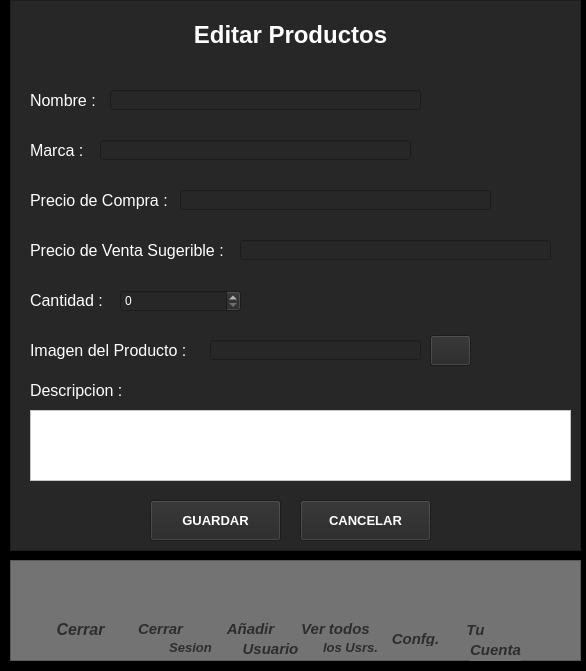
<?xml version="1.0" encoding="UTF-8"?>
<ui version="4.0">
 <class>Nuevo_producto</class>
 <widget class="QWidget" name="Nuevo_producto">
  <property name="geometry">
   <rect>
    <x>0</x>
    <y>0</y>
    <width>586</width>
    <height>671</height>
   </rect>
  </property>
  <property name="windowTitle">
   <string>Editar Producto</string>
  </property>
  <property name="styleSheet">
   <string notr="true">background-color: rgb(0, 0, 0);
</string>
  </property>
  <widget class="QFrame" name="frame">
   <property name="geometry">
    <rect>
     <x>10</x>
     <y>0</y>
     <width>571</width>
     <height>551</height>
    </rect>
   </property>
   <property name="styleSheet">
    <string notr="true">background-color: rgb(39, 39, 39);</string>
   </property>
   <property name="frameShape">
    <enum>QFrame::StyledPanel</enum>
   </property>
   <property name="frameShadow">
    <enum>QFrame::Raised</enum>
   </property>
   <widget class="QLabel" name="label">
    <property name="geometry">
     <rect>
      <x>140</x>
      <y>20</y>
      <width>281</width>
      <height>31</height>
     </rect>
    </property>
    <property name="text">
     <string>&lt;html&gt;&lt;head/&gt;&lt;body&gt;&lt;p align=&quot;center&quot;&gt;&lt;span style=&quot; font-size:18pt; font-weight:600; color:#ffffff;&quot;&gt;Editar Productos&lt;/span&gt;&lt;/p&gt;&lt;/body&gt;&lt;/html&gt;</string>
    </property>
   </widget>
   <widget class="QLabel" name="label_2">
    <property name="geometry">
     <rect>
      <x>20</x>
      <y>90</y>
      <width>111</width>
      <height>21</height>
     </rect>
    </property>
    <property name="font">
     <font>
      <pointsize>12</pointsize>
     </font>
    </property>
    <property name="styleSheet">
     <string notr="true">color: rgb(255, 255, 255);</string>
    </property>
    <property name="text">
     <string>Nombre :</string>
    </property>
   </widget>
   <widget class="QLabel" name="label_13">
    <property name="geometry">
     <rect>
      <x>20</x>
      <y>140</y>
      <width>111</width>
      <height>21</height>
     </rect>
    </property>
    <property name="font">
     <font>
      <pointsize>12</pointsize>
     </font>
    </property>
    <property name="styleSheet">
     <string notr="true">color: rgb(255, 255, 255);</string>
    </property>
    <property name="text">
     <string>Marca :</string>
    </property>
   </widget>
   <widget class="QLabel" name="label_14">
    <property name="geometry">
     <rect>
      <x>20</x>
      <y>190</y>
      <width>161</width>
      <height>21</height>
     </rect>
    </property>
    <property name="font">
     <font>
      <pointsize>12</pointsize>
     </font>
    </property>
    <property name="styleSheet">
     <string notr="true">color: rgb(255, 255, 255);</string>
    </property>
    <property name="text">
     <string>Precio de Compra :</string>
    </property>
   </widget>
   <widget class="QLabel" name="label_15">
    <property name="geometry">
     <rect>
      <x>20</x>
      <y>240</y>
      <width>221</width>
      <height>21</height>
     </rect>
    </property>
    <property name="font">
     <font>
      <pointsize>12</pointsize>
     </font>
    </property>
    <property name="styleSheet">
     <string notr="true">color: rgb(255, 255, 255);</string>
    </property>
    <property name="text">
     <string>Precio de Venta Sugerible :</string>
    </property>
   </widget>
   <widget class="QLabel" name="label_16">
    <property name="geometry">
     <rect>
      <x>20</x>
      <y>290</y>
      <width>81</width>
      <height>21</height>
     </rect>
    </property>
    <property name="font">
     <font>
      <pointsize>12</pointsize>
     </font>
    </property>
    <property name="styleSheet">
     <string notr="true">color: rgb(255, 255, 255);</string>
    </property>
    <property name="text">
     <string>Cantidad :</string>
    </property>
   </widget>
   <widget class="QLabel" name="label_17">
    <property name="geometry">
     <rect>
      <x>20</x>
      <y>340</y>
      <width>171</width>
      <height>21</height>
     </rect>
    </property>
    <property name="font">
     <font>
      <pointsize>12</pointsize>
     </font>
    </property>
    <property name="styleSheet">
     <string notr="true">color: rgb(255, 255, 255);</string>
    </property>
    <property name="text">
     <string>Imagen del Producto :</string>
    </property>
   </widget>
   <widget class="QLineEdit" name="Nombre">
    <property name="geometry">
     <rect>
      <x>100</x>
      <y>90</y>
      <width>311</width>
      <height>20</height>
     </rect>
    </property>
    <property name="styleSheet">
     <string notr="true">color: rgb(255, 255, 255);</string>
    </property>
   </widget>
   <widget class="QLineEdit" name="Marca">
    <property name="geometry">
     <rect>
      <x>90</x>
      <y>140</y>
      <width>311</width>
      <height>20</height>
     </rect>
    </property>
    <property name="styleSheet">
     <string notr="true">color: rgb(255, 255, 255);</string>
    </property>
   </widget>
   <widget class="QLineEdit" name="Precio_compra">
    <property name="geometry">
     <rect>
      <x>170</x>
      <y>190</y>
      <width>311</width>
      <height>20</height>
     </rect>
    </property>
    <property name="styleSheet">
     <string notr="true">color: rgb(255, 255, 255);</string>
    </property>
   </widget>
   <widget class="QLineEdit" name="Preci_sugerido">
    <property name="geometry">
     <rect>
      <x>230</x>
      <y>240</y>
      <width>311</width>
      <height>20</height>
     </rect>
    </property>
    <property name="styleSheet">
     <string notr="true">color: rgb(255, 255, 255);</string>
    </property>
   </widget>
   <widget class="QLineEdit" name="img_producto">
    <property name="geometry">
     <rect>
      <x>200</x>
      <y>340</y>
      <width>211</width>
      <height>20</height>
     </rect>
    </property>
    <property name="styleSheet">
     <string notr="true">color: rgb(255, 255, 255);</string>
    </property>
   </widget>
   <widget class="QSpinBox" name="Cantidad">
    <property name="geometry">
     <rect>
      <x>110</x>
      <y>290</y>
      <width>121</width>
      <height>22</height>
     </rect>
    </property>
    <property name="styleSheet">
     <string notr="true">color: rgb(255, 255, 255);</string>
    </property>
   </widget>
   <widget class="QPushButton" name="b">
    <property name="geometry">
     <rect>
      <x>420</x>
      <y>335</y>
      <width>41</width>
      <height>31</height>
     </rect>
    </property>
    <property name="styleSheet">
     <string notr="true">color: rgb(255, 255, 255);</string>
    </property>
    <property name="text">
     <string/>
    </property>
    <property name="icon">
     <iconset>
      <normaloff>../assets/icons/new/lupa.png</normaloff>../assets/icons/new/lupa.png</iconset>
    </property>
   </widget>
   <widget class="QLabel" name="label_18">
    <property name="geometry">
     <rect>
      <x>20</x>
      <y>380</y>
      <width>171</width>
      <height>21</height>
     </rect>
    </property>
    <property name="font">
     <font>
      <pointsize>12</pointsize>
     </font>
    </property>
    <property name="styleSheet">
     <string notr="true">color: rgb(255, 255, 255);</string>
    </property>
    <property name="text">
     <string>Descripcion :</string>
    </property>
   </widget>
   <widget class="QPlainTextEdit" name="descripcion">
    <property name="geometry">
     <rect>
      <x>20</x>
      <y>410</y>
      <width>541</width>
      <height>71</height>
     </rect>
    </property>
    <property name="styleSheet">
     <string notr="true">background-color: rgb(255, 255, 255);</string>
    </property>
   </widget>
   <widget class="QPushButton" name="agregar">
    <property name="geometry">
     <rect>
      <x>140</x>
      <y>500</y>
      <width>131</width>
      <height>41</height>
     </rect>
    </property>
    <property name="font">
     <font>
      <pointsize>10</pointsize>
      <weight>75</weight>
      <bold>true</bold>
     </font>
    </property>
    <property name="styleSheet">
     <string notr="true">color: rgb(255, 255, 255);</string>
    </property>
    <property name="text">
     <string>GUARDAR</string>
    </property>
    <property name="icon">
     <iconset>
      <normaloff>../assets/icons/new/art_pint/anadir-al-carrito.png</normaloff>../assets/icons/new/art_pint/anadir-al-carrito.png</iconset>
    </property>
    <property name="iconSize">
     <size>
      <width>35</width>
      <height>35</height>
     </size>
    </property>
   </widget>
   <widget class="QPushButton" name="Cancelar">
    <property name="geometry">
     <rect>
      <x>290</x>
      <y>500</y>
      <width>131</width>
      <height>41</height>
     </rect>
    </property>
    <property name="font">
     <font>
      <pointsize>10</pointsize>
      <weight>75</weight>
      <bold>true</bold>
     </font>
    </property>
    <property name="styleSheet">
     <string notr="true">color: rgb(255, 255, 255);</string>
    </property>
    <property name="text">
     <string>CANCELAR</string>
    </property>
   </widget>
   <widget class="QLabel" name="label_19">
    <property name="geometry">
     <rect>
      <x>470</x>
      <y>310</y>
      <width>81</width>
      <height>71</height>
     </rect>
    </property>
    <property name="text">
     <string/>
    </property>
    <property name="pixmap">
     <pixmap>../assets/img_ui/producto_default.png</pixmap>
    </property>
    <property name="scaledContents">
     <bool>true</bool>
    </property>
   </widget>
  </widget>
  <widget class="QFrame" name="frame_2">
   <property name="geometry">
    <rect>
     <x>10</x>
     <y>560</y>
     <width>571</width>
     <height>101</height>
    </rect>
   </property>
   <property name="styleSheet">
    <string notr="true">background-color: rgb(115, 115, 115);</string>
   </property>
   <property name="frameShape">
    <enum>QFrame::StyledPanel</enum>
   </property>
   <property name="frameShadow">
    <enum>QFrame::Raised</enum>
   </property>
   <widget class="QPushButton" name="Your_users">
    <property name="geometry">
     <rect>
      <x>460</x>
      <y>10</y>
      <width>51</width>
      <height>51</height>
     </rect>
    </property>
    <property name="cursor">
     <cursorShape>PointingHandCursor</cursorShape>
    </property>
    <property name="styleSheet">
     <string notr="true">QPushButton:hover
{
	border-style: solid;
   	background-color:#bbdefb;

}

QPushButton:pressed
{
	 	background-color:#0069c0;
}</string>
    </property>
    <property name="text">
     <string/>
    </property>
    <property name="icon">
     <iconset>
      <normaloff>../assets/icons/new/art_pint/usuario (2).png</normaloff>../assets/icons/new/art_pint/usuario (2).png</iconset>
    </property>
    <property name="iconSize">
     <size>
      <width>40</width>
      <height>40</height>
     </size>
    </property>
    <property name="flat">
     <bool>true</bool>
    </property>
   </widget>
   <widget class="QPushButton" name="More_users">
    <property name="geometry">
     <rect>
      <x>300</x>
      <y>10</y>
      <width>51</width>
      <height>51</height>
     </rect>
    </property>
    <property name="cursor">
     <cursorShape>PointingHandCursor</cursorShape>
    </property>
    <property name="styleSheet">
     <string notr="true">QPushButton:hover
{
	border-style: solid;
   	background-color:#bbdefb;

}

QPushButton:pressed
{
	 	background-color:#0069c0;
}</string>
    </property>
    <property name="text">
     <string/>
    </property>
    <property name="icon">
     <iconset>
      <normaloff>../assets/icons/new/art_pint/grupo.png</normaloff>../assets/icons/new/art_pint/grupo.png</iconset>
    </property>
    <property name="iconSize">
     <size>
      <width>40</width>
      <height>40</height>
     </size>
    </property>
    <property name="flat">
     <bool>true</bool>
    </property>
   </widget>
   <widget class="QPushButton" name="Close_Main">
    <property name="geometry">
     <rect>
      <x>50</x>
      <y>10</y>
      <width>51</width>
      <height>51</height>
     </rect>
    </property>
    <property name="cursor">
     <cursorShape>PointingHandCursor</cursorShape>
    </property>
    <property name="styleSheet">
     <string notr="true">QPushButton:hover
{
	border-style: solid;
   	background-color:#bbdefb;

}

QPushButton:pressed
{
	 	background-color:#0069c0;
}</string>
    </property>
    <property name="text">
     <string/>
    </property>
    <property name="icon">
     <iconset>
      <normaloff>../assets/icons/new/art_pint/eliminar.png</normaloff>../assets/icons/new/art_pint/eliminar.png</iconset>
    </property>
    <property name="iconSize">
     <size>
      <width>40</width>
      <height>40</height>
     </size>
    </property>
    <property name="flat">
     <bool>true</bool>
    </property>
   </widget>
   <widget class="QPushButton" name="New_Users">
    <property name="geometry">
     <rect>
      <x>220</x>
      <y>10</y>
      <width>51</width>
      <height>51</height>
     </rect>
    </property>
    <property name="cursor">
     <cursorShape>PointingHandCursor</cursorShape>
    </property>
    <property name="styleSheet">
     <string notr="true">QPushButton:hover
{
	border-style: solid;
   	background-color:#bbdefb;

}

QPushButton:pressed
{
	 	background-color:#0069c0;
}</string>
    </property>
    <property name="text">
     <string/>
    </property>
    <property name="icon">
     <iconset>
      <normaloff>../assets/icons/new/art_pint/usuario.png</normaloff>../assets/icons/new/art_pint/usuario.png</iconset>
    </property>
    <property name="iconSize">
     <size>
      <width>40</width>
      <height>40</height>
     </size>
    </property>
    <property name="flat">
     <bool>true</bool>
    </property>
   </widget>
   <widget class="QPushButton" name="Confg">
    <property name="geometry">
     <rect>
      <x>380</x>
      <y>10</y>
      <width>51</width>
      <height>51</height>
     </rect>
    </property>
    <property name="cursor">
     <cursorShape>PointingHandCursor</cursorShape>
    </property>
    <property name="styleSheet">
     <string notr="true">QPushButton:hover
{
	border-style: solid;
   	background-color:#bbdefb;

}

QPushButton:pressed
{
	 	background-color:#0069c0;
}</string>
    </property>
    <property name="text">
     <string/>
    </property>
    <property name="icon">
     <iconset>
      <normaloff>../assets/icons/new/art_pint/ajustes.png</normaloff>../assets/icons/new/art_pint/ajustes.png</iconset>
    </property>
    <property name="iconSize">
     <size>
      <width>40</width>
      <height>40</height>
     </size>
    </property>
    <property name="flat">
     <bool>true</bool>
    </property>
   </widget>
   <widget class="QPushButton" name="Close_Users">
    <property name="geometry">
     <rect>
      <x>130</x>
      <y>10</y>
      <width>51</width>
      <height>51</height>
     </rect>
    </property>
    <property name="cursor">
     <cursorShape>PointingHandCursor</cursorShape>
    </property>
    <property name="styleSheet">
     <string notr="true">QPushButton:hover
{
	border-style: solid;
   	background-color:#bbdefb;

}

QPushButton:pressed
{
	 	background-color:#0069c0;
}</string>
    </property>
    <property name="text">
     <string/>
    </property>
    <property name="icon">
     <iconset>
      <normaloff>../assets/icons/new/art_pint/abra-bloqueo.png</normaloff>../assets/icons/new/art_pint/abra-bloqueo.png</iconset>
    </property>
    <property name="iconSize">
     <size>
      <width>40</width>
      <height>40</height>
     </size>
    </property>
    <property name="flat">
     <bool>true</bool>
    </property>
   </widget>
   <widget class="QLabel" name="label_3">
    <property name="geometry">
     <rect>
      <x>40</x>
      <y>60</y>
      <width>61</width>
      <height>16</height>
     </rect>
    </property>
    <property name="text">
     <string>&lt;html&gt;&lt;head/&gt;&lt;body&gt;&lt;p align=&quot;center&quot;&gt;&lt;span style=&quot; font-size:12pt; font-weight:600; font-style:italic; color:#2d2d2d;&quot;&gt;Cerrar&lt;/span&gt;&lt;/p&gt;&lt;/body&gt;&lt;/html&gt;</string>
    </property>
   </widget>
   <widget class="QLabel" name="label_4">
    <property name="geometry">
     <rect>
      <x>120</x>
      <y>60</y>
      <width>61</width>
      <height>16</height>
     </rect>
    </property>
    <property name="text">
     <string>&lt;html&gt;&lt;head/&gt;&lt;body&gt;&lt;p align=&quot;center&quot;&gt;&lt;span style=&quot; font-size:11pt; font-weight:600; font-style:italic; color:#2d2d2d;&quot;&gt;Cerrar&lt;/span&gt;&lt;/p&gt;&lt;/body&gt;&lt;/html&gt;</string>
    </property>
   </widget>
   <widget class="QLabel" name="label_5">
    <property name="geometry">
     <rect>
      <x>150</x>
      <y>80</y>
      <width>61</width>
      <height>16</height>
     </rect>
    </property>
    <property name="text">
     <string>&lt;html&gt;&lt;head/&gt;&lt;body&gt;&lt;p align=&quot;center&quot;&gt;&lt;span style=&quot; font-size:10pt; font-weight:600; font-style:italic; color:#2d2d2d;&quot;&gt;Sesion&lt;/span&gt;&lt;/p&gt;&lt;/body&gt;&lt;/html&gt;</string>
    </property>
   </widget>
   <widget class="QLabel" name="label_6">
    <property name="geometry">
     <rect>
      <x>210</x>
      <y>60</y>
      <width>61</width>
      <height>16</height>
     </rect>
    </property>
    <property name="text">
     <string>&lt;html&gt;&lt;head/&gt;&lt;body&gt;&lt;p align=&quot;center&quot;&gt;&lt;span style=&quot; font-size:11pt; font-weight:600; font-style:italic; color:#2d2d2d;&quot;&gt;Añadir&lt;/span&gt;&lt;/p&gt;&lt;/body&gt;&lt;/html&gt;</string>
    </property>
   </widget>
   <widget class="QLabel" name="label_7">
    <property name="geometry">
     <rect>
      <x>230</x>
      <y>80</y>
      <width>61</width>
      <height>16</height>
     </rect>
    </property>
    <property name="text">
     <string>&lt;html&gt;&lt;head/&gt;&lt;body&gt;&lt;p align=&quot;center&quot;&gt;&lt;span style=&quot; font-size:11pt; font-weight:600; font-style:italic; color:#2d2d2d;&quot;&gt;Usuario&lt;/span&gt;&lt;/p&gt;&lt;/body&gt;&lt;/html&gt;</string>
    </property>
   </widget>
   <widget class="QLabel" name="label_8">
    <property name="geometry">
     <rect>
      <x>290</x>
      <y>60</y>
      <width>71</width>
      <height>16</height>
     </rect>
    </property>
    <property name="text">
     <string>&lt;html&gt;&lt;head/&gt;&lt;body&gt;&lt;p align=&quot;center&quot;&gt;&lt;span style=&quot; font-size:11pt; font-weight:600; font-style:italic; color:#2d2d2d;&quot;&gt;Ver todos&lt;/span&gt;&lt;/p&gt;&lt;/body&gt;&lt;/html&gt;</string>
    </property>
   </widget>
   <widget class="QLabel" name="label_9">
    <property name="geometry">
     <rect>
      <x>310</x>
      <y>80</y>
      <width>61</width>
      <height>16</height>
     </rect>
    </property>
    <property name="text">
     <string>&lt;html&gt;&lt;head/&gt;&lt;body&gt;&lt;p align=&quot;center&quot;&gt;&lt;span style=&quot; font-size:10pt; font-weight:600; font-style:italic; color:#2d2d2d;&quot;&gt;los Usrs.&lt;/span&gt;&lt;/p&gt;&lt;/body&gt;&lt;/html&gt;</string>
    </property>
   </widget>
   <widget class="QLabel" name="label_10">
    <property name="geometry">
     <rect>
      <x>380</x>
      <y>70</y>
      <width>51</width>
      <height>16</height>
     </rect>
    </property>
    <property name="text">
     <string>&lt;html&gt;&lt;head/&gt;&lt;body&gt;&lt;p align=&quot;center&quot;&gt;&lt;span style=&quot; font-size:11pt; font-weight:600; font-style:italic; color:#2d2d2d;&quot;&gt;Confg.&lt;/span&gt;&lt;/p&gt;&lt;/body&gt;&lt;/html&gt;</string>
    </property>
   </widget>
   <widget class="QLabel" name="label_11">
    <property name="geometry">
     <rect>
      <x>450</x>
      <y>60</y>
      <width>31</width>
      <height>21</height>
     </rect>
    </property>
    <property name="text">
     <string>&lt;html&gt;&lt;head/&gt;&lt;body&gt;&lt;p align=&quot;center&quot;&gt;&lt;span style=&quot; font-size:11pt; font-weight:600; font-style:italic; color:#2d2d2d;&quot;&gt;Tu&lt;/span&gt;&lt;/p&gt;&lt;/body&gt;&lt;/html&gt;</string>
    </property>
   </widget>
   <widget class="QLabel" name="label_12">
    <property name="geometry">
     <rect>
      <x>460</x>
      <y>80</y>
      <width>51</width>
      <height>21</height>
     </rect>
    </property>
    <property name="text">
     <string>&lt;html&gt;&lt;head/&gt;&lt;body&gt;&lt;p align=&quot;center&quot;&gt;&lt;span style=&quot; font-size:11pt; font-weight:600; font-style:italic; color:#2d2d2d;&quot;&gt;Cuenta&lt;/span&gt;&lt;/p&gt;&lt;/body&gt;&lt;/html&gt;</string>
    </property>
   </widget>
   <zorder>label_5</zorder>
   <zorder>Your_users</zorder>
   <zorder>More_users</zorder>
   <zorder>Close_Main</zorder>
   <zorder>New_Users</zorder>
   <zorder>Confg</zorder>
   <zorder>label_3</zorder>
   <zorder>label_4</zorder>
   <zorder>Close_Users</zorder>
   <zorder>label_6</zorder>
   <zorder>label_7</zorder>
   <zorder>label_8</zorder>
   <zorder>label_9</zorder>
   <zorder>label_10</zorder>
   <zorder>label_11</zorder>
   <zorder>label_12</zorder>
  </widget>
 </widget>
 <resources/>
 <connections/>
</ui>
